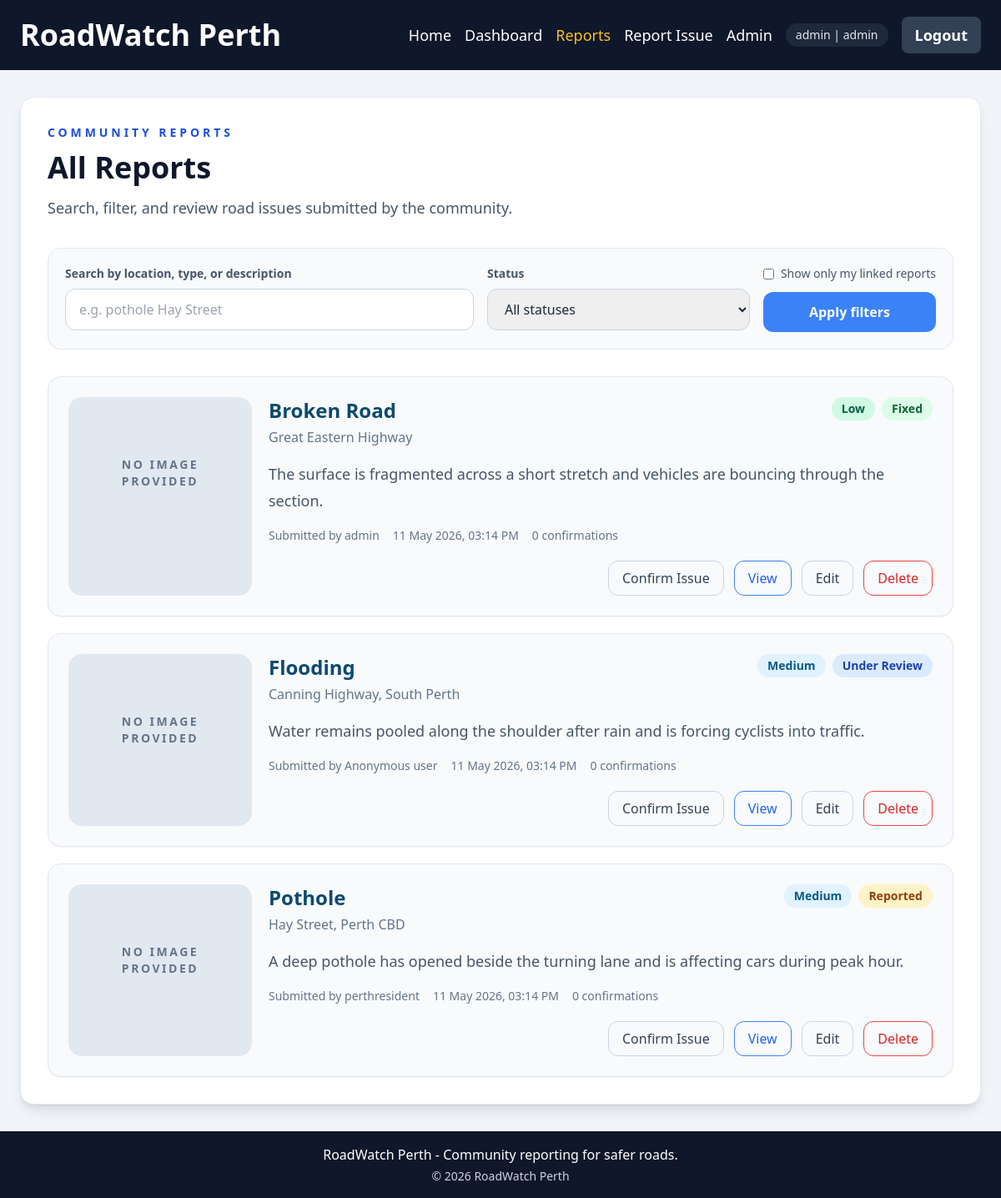
/reports/ (signed in), run on the app's committed database.
### roadwatch/models.py (models this page shows, shortened)
class User(UserMixin, db.Model):
    __tablename__ = "users"
    id = db.Column(db.Integer, primary_key=True)
    username = db.Column(db.String(50), unique=True, nullable=False, index=True)
    email = db.Column(db.String(255), unique=True, nullable=False, index=True)
    password_hash = db.Column(db.String(255), nullable=False)
    is_admin = db.Column(db.Boolean, nullable=False, default=False)
    is_active = db.Column(db.Boolean, nullable=False, default=True)
    created_at = db.Column(db.DateTime(timezone=True), nullable=False, default=utcnow)
    reports = db.relationship("Report", back_populates="reporter", lazy="dynamic")
    confirmations = db.relationship(
        "Confirmation",
        back_populates="user",
        cascade="all, delete-orphan",
        lazy="dynamic",
    )
    def can_manage(self, report):
        return self.is_admin or report.reporter_id == self.id

class Report(db.Model):
    __tablename__ = "reports"
    ISSUE_TYPES = (
        "Pothole",
        "Broken Road",
        "Crack",
        "Flooding",
        "Missing Sign",
        "Other",
    )
    STATUSES = ("Reported", "Under Review", "Fixed")
    SEVERITIES = ("Low", "Medium", "High", "Urgent")
    id = db.Column(db.Integer, primary_key=True)
    issue_type = db.Column(db.String(50), nullable=False, index=True)
    location = db.Column(db.String(255), nullable=False, index=True)
    location_key = db.Column(db.String(255), nullable=False, index=True)
    description = db.Column(db.Text, nullable=False)
    image_url = db.Column(db.String(500), nullable=True)
    status = db.Column(db.String(30), nullable=False, default="Reported", index=True)
    severity = db.Column(db.String(20), nullable=False, default="Medium", index=True)
    is_anonymous = db.Column(db.Boolean, nullable=False, default=False)
    created_at = db.Column(db.DateTime(timezone=True), nullable=False, default=utcnow, index=True)
    updated_at = db.Column(db.DateTime(timezone=True), nullable=False, default=utcnow, onupdate=utcnow)
    reporter_id = db.Column(db.Integer, db.ForeignKey("users.id", ondelete="SET NULL"), nullable=True, index=True)
    reporter = db.relationship("User", back_populates="reports")
    status_notes = db.relationship(
        "ReportStatusNote",
        back_populates="report",
        cascade="all, delete-orphan",
        lazy="dynamic",
        order_by="ReportStatusNote.created_at.desc()",
    )
    confirmations = db.relationship(
        "Confirmation",
        back_populates="report",
        cascade="all, delete-orphan",
    )
    @property
    def reporter_label(self):
        if self.is_anonymous:
            return "Anonymous user"
        if self.reporter:
            return self.reporter.username
        return "Guest reporter"
    def can_be_managed_by(self, user):
        return bool(user and user.is_authenticated and user.can_manage(self))
    @property
    def confirmation_count(self):
        return len(self.confirmations)
    def is_confirmed_by(self, user):
        if not user or not user.is_authenticated:
            return False
        return any(confirmation.user_id == user.id for confirmation in self.confirmations)

### roadwatch/reports.py (the view, shortened to what this page needs)
@reports_bp.get("/")
def list_reports():
    search_term = request.args.get("q", "").strip()
    selected_status = request.args.get("status", "").strip()
    mine_only = request.args.get("mine") == "1"
    query = Report.query
    if selected_status in Report.STATUSES:
        query = query.filter(Report.status == selected_status)
    if mine_only:
        if not current_user.is_authenticated:
            flash("Log in to filter the list to your own reports.", "warning")
            return redirect(url_for("auth.login", next=request.full_path))
        query = query.filter(Report.reporter_id == current_user.id)
    reports = query.order_by(Report.created_at.desc()).all()
    return render_template(
        "reports.html",
        reports=reports,
        filters={"q": search_term, "status": selected_status, "mine": mine_only},
    )

### roadwatch/security.py (called while the page is built)
def generate_csrf_token():
    token = session.get("_csrf_token")
    if token is None:
        token = token_hex(16)
        session["_csrf_token"] = token
    return token

def validate_csrf():
    if request.method not in {"POST", "PUT", "PATCH", "DELETE"}:
        return
    submitted_token = request.form.get("csrf_token") or request.headers.get("X-CSRF-Token")
    if not submitted_token or submitted_token != session.get("_csrf_token"):
        abort(400)

### templates/reports.html (shortened to what this page needs)
{% extends "base.html" %}
{% block content %}
  <section class="rounded-2xl border border-slate-200 bg-white p-8 shadow-lg">
    <p class="mb-3 text-sm font-bold uppercase tracking-[0.28em] text-blue-700">Community Reports</p>
    <h1 class="mb-3 text-4xl font-bold text-slate-900">All Reports</h1>
    <p class="mb-8 text-lg leading-8 text-slate-600">Search, filter, and review road issues submitted by the community.</p>
    <form method="get" class="mb-8 grid gap-4 rounded-2xl border border-slate-200 bg-slate-50 p-5 md:grid-cols-[1.4fr,0.9fr,auto]">
      <div>
        <label for="q" class="mb-2 block text-sm font-semibold text-slate-600">Search by location, type, or description</label>
        <input id="q" name="q" value="{{ filters.q }}" class="w-full rounded-xl border border-slate-300 px-4 py-3" placeholder="e.g. pothole Hay Street">
      </div>
      <div>
        <label for="status" class="mb-2 block text-sm font-semibold text-slate-600">Status</label>
        <select id="status" name="status" class="w-full rounded-xl border border-slate-300 px-4 py-3">
          <option value="">All statuses</option>
        </select>
      </div>
      <div class="flex flex-col justify-end gap-3">
        {% if current_user.is_authenticated %}
          <label class="inline-flex items-center gap-2 text-sm font-medium text-slate-600">
            <input type="checkbox" name="mine" value="1" {% if filters.mine %}checked{% endif %} class="rounded border-slate-300">
            Show only my linked reports
          </label>
        {% endif %}
        <button type="submit" class="rounded-xl bg-blue-500 px-5 py-3 font-semibold text-white hover:bg-blue-600">Apply filters</button>
      </div>
    </form>
    {% if reports %}
      <div class="space-y-5">
        {% for report in reports %}
          <article class="rounded-2xl border border-slate-200 bg-slate-50 p-6 shadow-sm">
            <div class="grid gap-5 md:grid-cols-[220px,1fr]">
              <div class="overflow-hidden rounded-2xl border border-slate-200 bg-slate-200">
                {% if report.image_url %}
                  <img src="{{ report.image_url }}" alt="{{ report.issue_type }} image" class="h-full min-h-[180px] w-full object-cover">
                {% else %}
                  <div class="flex min-h-[180px] items-center justify-center bg-slate-200 px-6 text-center text-sm font-semibold uppercase tracking-[0.18em] text-slate-500">
                    No image provided
                  </div>
                {% endif %}
              </div>
              <div>
                <div class="mb-4 flex flex-wrap items-start justify-between gap-4">
                  <div>
                    <h2 class="mb-1 text-2xl font-bold text-sky-900">{{ report.issue_type }}</h2>
                    <p class="text-base text-slate-500">{{ report.location }}</p>
                  </div>
                  <div class="flex flex-wrap gap-2">
                    <span class="rounded-full px-3 py-1 text-sm font-bold {{ severity_styles[report.severity] }}">{{ report.severity }}</span>
                    <span class="rounded-full px-3 py-1 text-sm font-bold {{ status_styles[report.status] }}">{{ report.status }}</span>
                  </div>
                </div>
                <p class="mb-4 text-lg leading-8 text-slate-600">{{ report.description[:220] }}{% if report.description|length > 220 %}...{% endif %}</p>
                <div class="mb-5 flex flex-wrap gap-4 text-sm text-slate-500">
                  <span>Submitted by {{ report.reporter_label }}</span>
                  <span>{{ report.created_at|datetime_label }}</span>
                  <span>{{ report.confirmation_count }} confirmation{% if report.confirmation_count != 1 %}s{% endif %}</span>
                </div>
                <div class="flex flex-wrap justify-end gap-3">
                  {% if current_user.is_authenticated %}
                    <form method="post" action="{{ url_for('reports.toggle_confirmation', report_id=report.id) }}">
                      <button type="submit" class="rounded-xl border px-4 py-2 font-medium {% if report.is_confirmed_by(current_user) %}border-green-500 text-green-700 hover:bg-green-50{% else %}border-slate-300 text-slate-700 hover:bg-slate-100{% endif %}">
                        {% if report.is_confirmed_by(current_user) %}Confirmed{% else %}Confirm Issue{% endif %}
                      </button>
                    </form>
                  {% else %}
                    <span class="rounded-xl border border-slate-300 px-4 py-2 font-medium text-slate-500">Login to confirm</span>
                  {% endif %}
                  <a href="{{ url_for('reports.report_details', report_id=report.id) }}" class="rounded-xl border border-blue-500 px-4 py-2 font-medium text-blue-600 no-underline hover:bg-blue-50">View</a>
                  {% if report.can_be_managed_by(current_user) %}
                    <a href="{{ url_for('reports.edit_report', report_id=report.id) }}" class="rounded-xl border border-slate-300 px-4 py-2 font-medium text-slate-700 no-underline hover:bg-slate-100">Edit</a>
                    <form method="post" action="{{ url_for('reports.delete_report', report_id=report.id) }}">
                      <button type="submit" class="rounded-xl border border-red-500 px-4 py-2 font-medium text-red-600 hover:bg-red-50">Delete</button>
                    </form>
                  {% endif %}
                </div>
              </div>
            </div>
          </article>
        {% endfor %}
      </div>
    {% else %}
      <div class="rounded-2xl border border-dashed border-slate-300 bg-slate-50 p-10 text-center">
        <p class="text-lg text-slate-600">No reports matched the current filters.</p>
      </div>
    {% endif %}
  </section>
{% endblock %}

### templates/base.html (shortened to what this page needs)
<!DOCTYPE html>
<html lang="en">
<head>
  <script src="https://cdn.tailwindcss.com"></script>
</head>
<body class="min-h-screen bg-slate-100 text-slate-800">
  <nav class="bg-slate-900">
    <div class="mx-auto flex max-w-7xl flex-wrap items-center justify-between gap-4 px-6 py-5">
      <a href="{{ url_for('main.index') }}" class="text-4xl font-bold text-white no-underline">RoadWatch Perth</a>
      <div class="flex flex-wrap items-center gap-4 text-base text-white md:text-lg">
        <a href="{{ url_for('main.index') }}" class="{% if request.endpoint == 'main.index' %}text-amber-400{% else %}hover:text-amber-400{% endif %}">Home</a>
        <a href="{{ url_for('main.dashboard') }}" class="{% if request.endpoint == 'main.dashboard' %}text-amber-400{% else %}hover:text-amber-400{% endif %}">Dashboard</a>
        <a href="{{ url_for('reports.list_reports') }}" class="{% if request.endpoint == 'reports.list_reports' or request.endpoint == 'reports.report_details' %}text-amber-400{% else %}hover:text-amber-400{% endif %}">Reports</a>
        <a href="{{ url_for('reports.create_report') }}" class="{% if request.endpoint == 'reports.create_report' or request.endpoint == 'reports.edit_report' %}text-amber-400{% else %}hover:text-amber-400{% endif %}">Report Issue</a>
        {% if current_user.is_authenticated %}
          {% if current_user.is_admin %}
            <a href="{{ url_for('admin.admin_panel') }}" class="{% if request.endpoint == 'admin.admin_panel' %}text-amber-400{% else %}hover:text-amber-400{% endif %}">Admin</a>
          {% endif %}
          <span class="rounded-full bg-slate-800 px-3 py-1 text-sm text-slate-200">
            {{ current_user.username }}{% if current_user.is_admin %} | admin{% endif %}
          </span>
          <form method="post" action="{{ url_for('auth.logout') }}">
            <button type="submit" class="rounded-lg bg-slate-700 px-4 py-2 font-semibold text-white hover:bg-slate-600">Logout</button>
          </form>
        {% endif %}
      </div>
    </div>
  </nav>
  <main class="px-6 py-8">
    <div class="mx-auto max-w-7xl">
      {% block content %}{% endblock %}
    </div>
  </main>
  <footer class="bg-slate-900 py-4 text-center text-white">
    <p class="mb-0">RoadWatch Perth - Community reporting for safer roads.</p>
    <p class="mt-1 text-sm text-slate-300">&copy; {{ current_year }} RoadWatch Perth</p>
  </footer>
</body>
</html>

### data on the page
User: username "admin"
Report: shows "NO IMAGE PROVIDED", issue_type "Broken Road", location "Great Eastern Highway", severity "Low", status "Fixed", description "The surface is fragmented across a short stretch and vehicles are bouncing through the section.", reporter_label "admin", created_at "11 May 2026, 03:14 PM", confirmation_count "0"
Report: shows "NO IMAGE PROVIDED", issue_type "Flooding", location "Canning Highway, South Perth", severity "Medium", status "Under Review", description "Water remains pooled along the shoulder after rain and is forcing cyclists into traffic.", reporter_label "Anonymous user", created_at "11 May 2026, 03:14 PM", confirmation_count "0"
Report: shows "NO IMAGE PROVIDED", issue_type "Pothole", location "Hay Street, Perth CBD", severity "Medium", status "Reported", description "A deep pothole has opened beside the turning lane and is affecting cars during peak hour.", reporter_label "perthresident", created_at "11 May 2026, 03:14 PM", confirmation_count "0"
